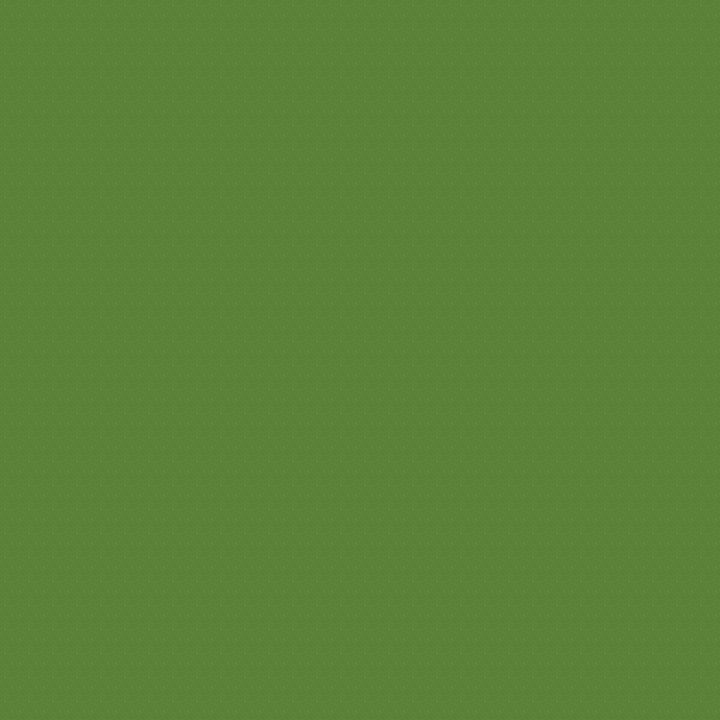

The image is a tile-based game level rendered from a .tmx file. Its description and complete source (layers, tilesets, objects, tile grids) follow:
An orthogonal 30x30 tile map with 24x24 px tiles, 1 tile layer (Tile Layer 1).

<map version="1.0" orientation="orthogonal" renderorder="right-down" width="30" height="30" tilewidth="24" tileheight="24" nextobjectid="1">
 <tileset firstgid="1" name="Grass" tilewidth="24" tileheight="24" tilecount="1" columns="1">
  <image source="../Sprites/Environment/GrassTile.png" width="24" height="24" />
 </tileset>
 <layer name="Tile Layer 1" width="30" height="30">
  <data encoding="csv">
1,1,1,1,1,1,1,1,1,1,1,1,1,1,1,1,1,1,1,1,1,1,1,1,1,1,1,1,1,1,
1,1,1,1,1,1,1,1,1,1,1,1,1,1,1,1,1,1,1,1,1,1,1,1,1,1,1,1,1,1,
1,1,1,1,1,1,1,1,1,1,1,1,1,1,1,1,1,1,1,1,1,1,1,1,1,1,1,1,1,1,
1,1,1,1,1,1,1,1,1,1,1,1,1,1,1,1,1,1,1,1,1,1,1,1,1,1,1,1,1,1,
1,1,1,1,1,1,1,1,1,1,1,1,1,1,1,1,1,1,1,1,1,1,1,1,1,1,1,1,1,1,
1,1,1,1,1,1,1,1,1,1,1,1,1,1,1,1,1,1,1,1,1,1,1,1,1,1,1,1,1,1,
1,1,1,1,1,1,1,1,1,1,1,1,1,1,1,1,1,1,1,1,1,1,1,1,1,1,1,1,1,1,
1,1,1,1,1,1,1,1,1,1,1,1,1,1,1,1,1,1,1,1,1,1,1,1,1,1,1,1,1,1,
1,1,1,1,1,1,1,1,1,1,1,1,1,1,1,1,1,1,1,1,1,1,1,1,1,1,1,1,1,1,
1,1,1,1,1,1,1,1,1,1,1,1,1,1,1,1,1,1,1,1,1,1,1,1,1,1,1,1,1,1,
1,1,1,1,1,1,1,1,1,1,1,1,1,1,1,1,1,1,1,1,1,1,1,1,1,1,1,1,1,1,
1,1,1,1,1,1,1,1,1,1,1,1,1,1,1,1,1,1,1,1,1,1,1,1,1,1,1,1,1,1,
1,1,1,1,1,1,1,1,1,1,1,1,1,1,1,1,1,1,1,1,1,1,1,1,1,1,1,1,1,1,
1,1,1,1,1,1,1,1,1,1,1,1,1,1,1,1,1,1,1,1,1,1,1,1,1,1,1,1,1,1,
1,1,1,1,1,1,1,1,1,1,1,1,1,1,1,1,1,1,1,1,1,1,1,1,1,1,1,1,1,1,
1,1,1,1,1,1,1,1,1,1,1,1,1,1,1,1,1,1,1,1,1,1,1,1,1,1,1,1,1,1,
1,1,1,1,1,1,1,1,1,1,1,1,1,1,1,1,1,1,1,1,1,1,1,1,1,1,1,1,1,1,
1,1,1,1,1,1,1,1,1,1,1,1,1,1,1,1,1,1,1,1,1,1,1,1,1,1,1,1,1,1,
1,1,1,1,1,1,1,1,1,1,1,1,1,1,1,1,1,1,1,1,1,1,1,1,1,1,1,1,1,1,
1,1,1,1,1,1,1,1,1,1,1,1,1,1,1,1,1,1,1,1,1,1,1,1,1,1,1,1,1,1,
1,1,1,1,1,1,1,1,1,1,1,1,1,1,1,1,1,1,1,1,1,1,1,1,1,1,1,1,1,1,
1,1,1,1,1,1,1,1,1,1,1,1,1,1,1,1,1,1,1,1,1,1,1,1,1,1,1,1,1,1,
1,1,1,1,1,1,1,1,1,1,1,1,1,1,1,1,1,1,1,1,1,1,1,1,1,1,1,1,1,1,
1,1,1,1,1,1,1,1,1,1,1,1,1,1,1,1,1,1,1,1,1,1,1,1,1,1,1,1,1,1,
1,1,1,1,1,1,1,1,1,1,1,1,1,1,1,1,1,1,1,1,1,1,1,1,1,1,1,1,1,1,
1,1,1,1,1,1,1,1,1,1,1,1,1,1,1,1,1,1,1,1,1,1,1,1,1,1,1,1,1,1,
1,1,1,1,1,1,1,1,1,1,1,1,1,1,1,1,1,1,1,1,1,1,1,1,1,1,1,1,1,1,
1,1,1,1,1,1,1,1,1,1,1,1,1,1,1,1,1,1,1,1,1,1,1,1,1,1,1,1,1,1,
1,1,1,1,1,1,1,1,1,1,1,1,1,1,1,1,1,1,1,1,1,1,1,1,1,1,1,1,1,1,
1,1,1,1,1,1,1,1,1,1,1,1,1,1,1,1,1,1,1,1,1,1,1,1,1,1,1,1,1,1
</data>
 </layer>
</map>
